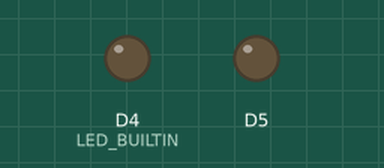
This sketch was run on a simulated ESP8266 (NodeMCU). Shown: output pins drawn as LEDs (lit = HIGH, except the on-board LED, lit = LOW). WiFi joins after 1.5 s; servers stay silent unless stated; uploads are accepted with an empty reply.

Above: at 4.6 s.
At 9.07 s:
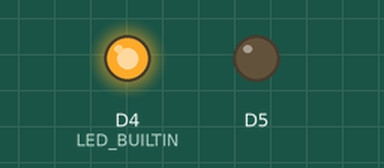
Timing chart, 0 to 12.9 s (numbered marks = the images above):
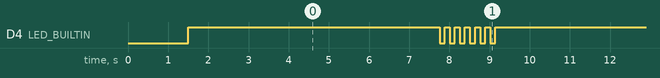

Measured:
- by itself, D4 (LED_BUILTIN): repeats every 8.8 s: 5 × (LOW 0.13 s, HIGH 0.13 s), LOW 0.13 s, HIGH 7.4 s
- by itself, everything shown: repeats every 8.8 s, in 12 steps

The sketch:

IOT_Part.ino
```cpp
#include <ESP8266WiFi.h>

const char *ssid = "好運貓貓 x70";
const char *password = "01020102";
const char *host = "123.204.234.29";

void setup() {
  // LED Setup
  pinMode(LED_BUILTIN, OUTPUT);
  // Relay Setup
  pinMode(D5, OUTPUT);

  // Wifi Setup
  WiFi.begin(ssid, password); // connect to wifi
  while (WiFi.status() != WL_CONNECTED) {
    delay(500);
  }

}

void loop() {
  digitalWrite(LED_BUILTIN, HIGH);
  delay(5000);

  /* Connect to host */

  // connect
  WiFiClient client;
  const int httpPort = 5000;
  if (!client.connect(host, httpPort)) {
    return;
  }

  /* Form host to get url's data*/
  // setup variable
  String url = "/aiot";

  /* send and get data (print function is used to send data to the connected server) */
  client.print(String("GET ") + url + " HTTP/1.1\r\n" +
  "Host: " + host + "\r\n" +
  "Connection: close\r\n\r\n");
  delay(1000);  // need to wait data back (this seems to be multi-thread action)

  /* process the data, control relay and show the light*/
  while(client.available()){                      // if havn't read to the end
    // show the light
    digitalWrite(LED_BUILTIN, LOW);
    delay(125);
    digitalWrite(LED_BUILTIN, HIGH);
    delay(125);

    // read data line by line
    String line = client.readStringUntil('\r');   // read line
    line.trim();                                  // eat useless part of string such as space

    // if data match target string (true/false)
    if (line.equals("true")){
      // open the pump (Don't need delay)   (circuit conncet to nornal close (preset running the pump))
      digitalWrite(D5,LOW);                     // LOW let relay switch to nornal close, then the pump start
    }else if (line.equals("false")){
      // close the pump (Don't need delay)   (circuit conncet to nornal close (preset running the pump))
      digitalWrite(D5,HIGH);                    // HIGH let relay switch to nornal open, then the pump stop
    }
 }
}
```
